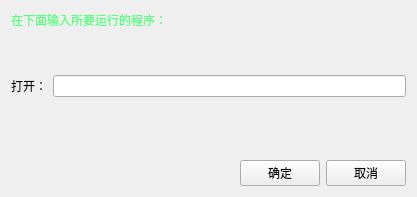
<?xml version="1.0" encoding="UTF-8"?>
<ui version="4.0">
 <class>QRun</class>
 <widget class="QWidget" name="QRun">
  <property name="geometry">
   <rect>
    <x>0</x>
    <y>0</y>
    <width>417</width>
    <height>197</height>
   </rect>
  </property>
  <property name="windowTitle">
   <string>Form</string>
  </property>
  <layout class="QVBoxLayout" name="verticalLayout_2">
   <item>
    <layout class="QVBoxLayout" name="verticalLayout">
     <item>
      <widget class="QLabel" name="label">
       <property name="styleSheet">
        <string notr="true">font: 75 18pt &quot;Tlwg Typo&quot;;
color:rgb(85, 255, 127);</string>
       </property>
       <property name="text">
        <string>在下面输入所要运行的程序：</string>
       </property>
      </widget>
     </item>
     <item>
      <spacer name="verticalSpacer">
       <property name="orientation">
        <enum>Qt::Vertical</enum>
       </property>
       <property name="sizeHint" stdset="0">
        <size>
         <width>20</width>
         <height>40</height>
        </size>
       </property>
      </spacer>
     </item>
     <item>
      <layout class="QHBoxLayout" name="horizontalLayout">
       <item>
        <widget class="QLabel" name="label_2">
         <property name="text">
          <string>打开：</string>
         </property>
        </widget>
       </item>
       <item>
        <widget class="QLineEdit" name="runEdit"/>
       </item>
      </layout>
     </item>
    </layout>
   </item>
   <item>
    <spacer name="verticalSpacer_2">
     <property name="orientation">
      <enum>Qt::Vertical</enum>
     </property>
     <property name="sizeHint" stdset="0">
      <size>
       <width>20</width>
       <height>40</height>
      </size>
     </property>
    </spacer>
   </item>
   <item>
    <layout class="QHBoxLayout" name="horizontalLayout_2">
     <item>
      <spacer name="horizontalSpacer">
       <property name="orientation">
        <enum>Qt::Horizontal</enum>
       </property>
       <property name="sizeHint" stdset="0">
        <size>
         <width>40</width>
         <height>20</height>
        </size>
       </property>
      </spacer>
     </item>
     <item>
      <widget class="QPushButton" name="okBtn">
       <property name="text">
        <string>确定</string>
       </property>
      </widget>
     </item>
     <item>
      <widget class="QPushButton" name="cancelBtn">
       <property name="text">
        <string>取消</string>
       </property>
      </widget>
     </item>
    </layout>
   </item>
  </layout>
 </widget>
 <resources/>
 <connections/>
</ui>
